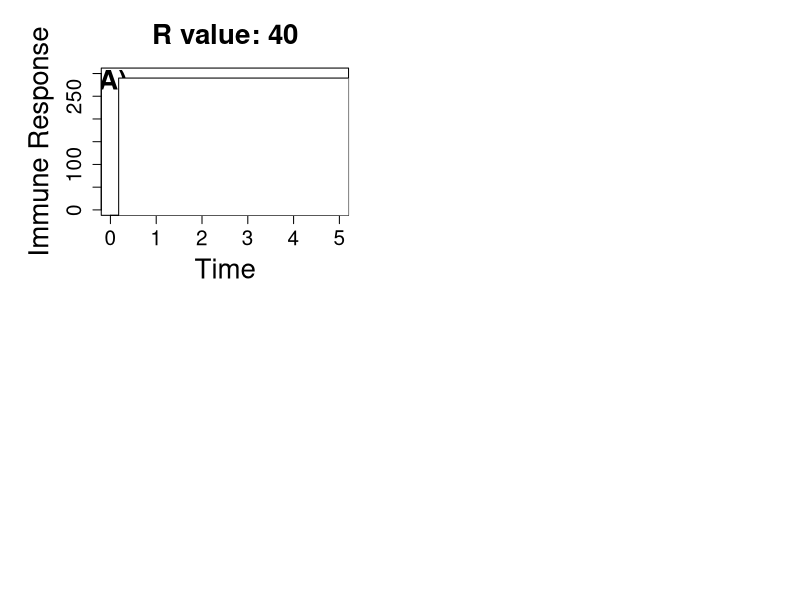

The R script that drew this image: (Note: this script raises an error after producing the figure.)
## ---- chunk 1
require(deSolve)
require(ggplot2)
## ---- chunk 2
transmission.model <- function(t, x, params) {
  P <- x[1]
  X <- x[2]
  
  with(
    as.list(params),
    {
      dP <- r*P - k*X*P
      dX <- a - d*X + y*k*X*P
    
      res <- c(dP, dX)
      list(res)
    }
  )
}

transmission.potential <- function(k, P) {
  return(ifelse(k*P < 0, 0, k*P))
}

cutter <- function(dose, time, params) {
  df= data.frame(lsoda(c(P=dose, X=0), time, transmission.model, params))
  if(any(df$P) <= 0){
    clearance = min(which(df$P <= 0))
    df[clearance:length(time)] = NA
  }
  return(df)
}
## ---- chunk 3
params40 <- c(r=40, k=3.5, y=10^-4, a=1, d=.5)
params70 <- c(r=70, k=3.5, y=10^-4, a=1, d=.5)
params100 <- c(r=100, k=3.5, y=10^-4, a=1, d=.5)
time <- seq(0,5, by=0.001)
lowid <- 1
medid <- 100
highid <- 10000
ids <- data.frame(low=lowid, med=medid, high=highid)
lowcolor <- "black"
medcolor <- "#a3a3a3"
highcolor <- "#d4d4d4"
cols <- data.frame(low=lowcolor, med=medcolor, high=highcolor)
k <- 10^-3
## ---- chunk 4
plot.immune.response.panel <- function(ids, params, cols, label, time) {
  datalow= cutter(ids$low, time, params)
  datamed= cutter(ids$med, time, params)
  datahigh= cutter(ids$high, time, params)
  
  plot(datalow$time, datalow$X, col=cols[1], type="l", ylim=c(0, 300),
       xlab="Time", ylab="Immune Response", main=paste("R value:", params[1]),
       cex.lab=2, cex.axis=1.5, cex.main=2)
  text(0.05, 280, labels=label, font=2, cex=2)
  
  lines(datamed$time, datamed$X, col=cols[2])
  lines(datahigh$time, datahigh$X, col=cols[3])
}

#Plotting immune response over time

png("./Figures/Immune response.png", width=1000, height=900)

par(mfrow=c(2, 2), mar=c(5.1, 6.1, 4.1, 3.1))

plot.immune.response.panel(ids, params40, cols, "A)", time)

legend(0.18, 290, 
       title="Relative Infectious Dose",
       legend=c("1", "100", "10000"), 
       col=c(smallcolor, medcolor, highcolor), 
       cex=2, text.font=2, lty=1)

plot.immune.response.panel(ids, params70, cols, "B)")

plot.immune.response.panel(ids, params100, cols, "C)")

dev.off()
## ---- chunk 5
peak.immuneresponse <- function(data) {
  peak = max(data$immune)
  return(peak)
}

symp.thresh <- function(data, thresh.type) {
  peak.immune <- peak.immuneresponse(data)
  
  if(thresh.type == 'h') {
    return (peak.immune)
  } else {
    return(peak.immune - 5)
  }
}

symptomatic.df <- function(data, thresh.type) {
  threshold = symp.thresh(data, thresh.type)
  symp= data[data$immune >= threshold,]
  
  return(symp)
}
## ---- chunk 6
plot.transmission.lines <- function(df, k, color) {
  lines(df$time, transmission.potential(k, df$P), col=color)
}
## ---- chunk 7
plot.simple.model.panel <- function(symp.thresh, k, datalow, datamed, datahigh, 
                                    cols, label) {
  lowcolor= cols$low
  medcolor= cols$med
  highcolor= cols$high
  
  plot(1, type="n", xlab='', ylab='', log='y', xlim=c(0, 0.4), ylim=c(1, 10^4), 
       cex.lab=2, cex.axis=1.5, cex.main=2)
  plot.transmission.lines(datalow, k, lowcolor)
  plot.transmission.lines(datamed, k, medcolor)
  plot.transmission.lines(datahigh, k, highcolor)
  abline(h=symp.thresh, lty=3, col="red")
  text(0.03, 3 * 10^3, labels=label, font=2, cex=2)
  mtext(text="Time", side=1, line=4, cex=2)
  mtext(text="Transmission Potential", side=2, line=4, cex=2)
}

datalow <- cutter(lowid, time, params40)
datamed <- data.frame(lsoda(c(P=medid, X=0), time, transmission.model, params40))
datahigh <- data.frame(lsoda(c(P=highid, X=0), time, transmission.model, params40))

#Case 1: Symptoms threshold is below transmission threshold

{
  png("./Figures/Simple Model.png", width=1000, height=700)
  par(mfrow=c(1, 2), mar=c(5.1, 6.1, 4.1, 3.1))
  symp.thresh1 <- 50
  
  { 
  
    plot.simple.model.panel(symp.thresh1, k, datalow, datamed, datahigh, cols, "A)")
    
    legend(0.1, 9 * 10^3, 
           title="Relative Infectious Dose",
           legend=c("1", "100", "10000", "Symptom threshold"), 
           lty= c(1, 1, 1, 3, 3), col=c(cols$low, cols$med, cols$high, "red"), lwd=3, 
           cex=1.5, text.font=2) 
  }
  


#Case 2: Symptoms threshold is above transmission threshold

  symp.thresh2 <- 1000
  
  plot.simple.model.panel(symp.thresh2, k, datalow, datamed, datahigh, cols, "B)")
  
  dev.off()
}

## ---- chunk 8
plot.immune.model.panel <- function(symp.thresh, r, label, cols, y, vary) {
  par(mar=c(5.1, 6.1, 4.1, 3.1))
  params=c(r=r, k=3.5, y=y, a=1, d=.5)
  
  datalow= data.frame(lsoda(c(P=lowid, X=0), time, transmission.model, params))
  datamed= data.frame(lsoda(c(P=medid, X=0), time, transmission.model, params))
  datahigh=- data.frame(lsoda(c(P=highid, X=0), time, transmission.model, params))
  
  dfs <- list(datalow, datamed, datahigh)
  
  plot(1, type="n", xlab='', ylab='', log='y', xlim=c(0, 0.5), ylim=c(1, 10^4), 
       cex.lab=2, cex.axis=1.5, cex.main=2)
  plot.immune.model.line(datalow, symp.thresh, cols$low)
  plot.immune.model.line(datamed, symp.thresh, cols$med)
  plot.immune.model.line(datahigh, symp.thresh, cols$high)
  
  if(vary=="gamma") {
    mtext(text=bquote("Transmission when "~ gamma ~ " = " ~ .(y)), font=2, side=3, line=1, cex=2)
    text(0.05, 6000, labels=label, font=2, cex=2)
  } else {
    text(0.25, 10^11, labels=label, font=2, cex=2)
    mtext(text=bquote("Transmission when r =" ~ .(r)), side=3, font=2, line=1, cex=2)
  }
}

plot.immune.model.line <- function(data, symp.thresh, col) {
  data=data[transmission.potential(k, data$P) > 0,]
  lines(data$time, transmission.potential(k, data$P), col=col)
  symptomatic <- data[data$X >= symp.thresh,]
  lines(symptomatic$time, transmission.potential(k,symptomatic$P), lwd=3)
}

symp.thresh <- 5

#r varies. gamma= 10^-4

r <- seq(10, 130, by=10)

png("./Figures/Immune-based symptoms varying r.png", width=1400, height=1000)

par(mfrow=c(3, 4), mar=c(5.1, 6.1, 4.1, 3.1))

for (i in seq(1, 12)) {
  
  plot.immune.model.panel(symp.thresh, round(r[i]), paste(LETTERS[i], ")"), cols, 10^-4, "r")

  if (i == 9) {
    mtext(text="Time", side=1, line=4, cex=2)
    mtext(text="Transmission Potential", side=2, line=4, cex=2)
    
    legend(0.21, 8800, 
           title="Relative Infectious Dose",
           legend=c("1", "100", "10000", "Symptoms"), 
           col=c(smallcolor, medcolor, highcolor, smallcolor), lwd=c(1, 1, 1, 3), 
           cex=1.5, text.font=2)
  }

}

dev.off()

#gamma varies. r=40.

symp.thresh <- 5

y <- seq(.5 * 10^-4, 1.5*10^-4, by=.1*10^-4)

png("./Figures/Immune-based symptoms varying y many.png", width=1600, height=1000)

par(mfrow=c(3, 4), mar=c(5.1, 6.1, 4.1, 3.1))

for (i in seq(1, 11)) {
  
  plot.immune.model.panel(symp.thresh, 40, paste(LETTERS[i], ")"), cols, y[i], "gamma")
  
  if (i == 9) {
    mtext(text="Time", side=1, line=4, cex=2)
    mtext(text="Transmission Potential", side=2, line=4, cex=2)
    
    legend(0.27, 10000, 
           title="Relative Infectious Dose",
           legend=c("1", "100", "10000", "Symptoms"), 
           col=c(smallcolor, medcolor, highcolor, smallcolor), lwd=c(1, 1, 1, 3), 
           cex=1.5, text.font=2)
  }
  
}

dev.off()

## ---- chunk 9
gamma_variable <- rep(c(0.5 * 10^-4, 10^-4, 1.5 * 10^-4), 3)
r_variable <- rep(c(10, 70, 130), 3)
dose <- c(rep(1, 3), rep(100, 3), rep(10000, 3))

varyingr <- data.frame(gamma= gamma_variable[2], r=r_variable, dose=dose)

varyingy <- data.frame(gamma=gamma_variable, r=r_variable[2], dose=dose)

get.params <- function(gamma, r) {
  return (c(y=gamma, r=r, a=1, d=.5, k=3.5))
}

desolve_function <- function(gamma, r, id) {
  time <- seq(0,2, by=0.001)
  parameter_value = get.params(gamma, r)
  df = cutter(id, time, parameter_value)
  tp = data.frame(time=time, transmission_potential=transmission.potential(10^-3, df$P), immune=df$X, gamma=gamma, r=r, dose=id)
  return(tp)
}

#varyingr is a list
varyingr <- do.call(rbind, mapply(desolve_function, varyingr$gamma, varyingr$r, varyingr$dose, SIMPLIFY = FALSE))

lowr <- varyingr[varyingr$r == r_variable[1],] 
params.lowr <- get.params(gamma_variable[2], r_variable[1])
symptomatic.lowr.lowthresh <- symptomatic.df(lowr, 'low')
symptomatic.lowr.highthresh <- symptomatic.df(lowr, 'high')

medr <- varyingr[varyingr$r == r_variable[2],] 
params.medr <- get.params(gamma_variable[2], r_variable[2])
symptomatic.medr.lowthresh <- symptomatic.df(medr, 'low')
symptomatic.medr.highthresh <- symptomatic.df(medr, 'high')

highr <- varyingr[varyingr$r == r_variable[3],] 
params.highr <- get.params(gamma_variable[2], r_variable[3])
symptomatic.highr.lowthresh <- symptomatic.df(highr, 'low')
symptomatic.highr.highthresh <- symptomatic.df(highr, 'high')

#varyingy is a list
varyingy <- mapply(desolve_function, varyingy$gamma, varyingy$r, id=varyingy$dose, SIMPLIFY = FALSE)

varyingy <- do.call(rbind, varyingy)

symptomaticvaryingy <- varyingy[varyingy$immune >= symp.thresh,]
symp.lowgamma <- symptomaticvaryingy[symptomaticvaryingy$gamma == gamma_variable[1],]
symp.medgamma <- symptomaticvaryingy[symptomaticvaryingy$gamma == gamma_variable[2],]
symp.highgamma <- symptomaticvaryingy[symptomaticvaryingy$gamma == gamma_variable[3],]

## ---- chunk 10
gamma <- "\u03B3"

colsr <- c("10"="red", "70"="purple", "130"="orange")

colsgamma <- c("5e-05"="black", "1e-04"="green", "0.00015"="blue")
  
idlabels <- c("Infectious Dose: 1",
              "Infectious Dose: 100",
              "Infectious Dose: 10000")
names(idlabels) <- c("1", "100", "10000")

plot.varyingr <- function(lowr.df, medr.df, highr.df, symp.lowr.df, symp.medr.df, symp.highr.df) {
  ggplot(NULL, aes(x=time, y=transmission_potential)) + 
  xlim(0, 1.8) +
  geom_line(data=lowr.df, aes(colour=toString(lowr.df$r[1]))) +
  geom_line(data=medr.df, aes(colour=toString(medr.df$r[1]))) +
  geom_line(data=highr.df, aes(colour=toString(highr.df$r[1]))) +
  facet_wrap(~ dose, ncol=1, labeller=labeller(dose=idlabels)) +
  
  #Bolded transmission potential lines where symptoms occur
  geom_line(data=symp.lowr.df, aes(colour=toString(lowr.df$r[1])), lwd=1.5) +
  geom_line(data=symp.medr.df, aes(colour=toString(medr.df$r[1])), lwd=1.5) +
  geom_line(data=symp.highr.df, aes(colour=toString(highr.df$r[1])),lwd=1.5) +
  
  xlab("Time") + ylab("Transmission Potential") + 
  scale_color_manual(name="Pathogen replication rate (r)", values = colsr) +
  theme(strip.background = element_rect(fill="lightblue"), 
        legend.position=c(.7, .15)) 
}

varyingr.plot.lowthresh <- plot.varyingr(lowr, medr, highr, 
                                         symptomatic.lowr.lowthresh, symptomatic.medr.lowthresh, symptomatic.highr.lowthresh)

varyingy.plot <- ggplot(NULL, aes(x=time, y=transmission_potential)) + 
  xlim(0, 0.25) +
  geom_line(data=varyingy[varyingy$gamma==gamma_variable[1],],
            aes(colour=toString(gamma_variable[1]))) +
  geom_line(data=varyingy[varyingy$gamma==gamma_variable[2],], 
            aes(colour=toString(gamma_variable[2]))) +
  geom_line(data=varyingy[varyingy$gamma==gamma_variable[3],], 
            aes(colour=toString(gamma_variable[3]))) +
  facet_wrap(~ dose, ncol=1, labeller=labeller(dose=idlabels)) +
  
  #Bolded transmission potential lines where symptoms occur
  geom_line(data=symp.lowgamma, 
            aes(colour= toString(gamma_variable[1])), lwd=1.1) +
  geom_line(data=symp.medgamma, 
            aes(colour= toString(gamma_variable[2])), lwd=1.1) +
  geom_line(data=symp.highgamma, 
            aes(colour= toString(gamma_variable[3])), lwd=1.1) +
  
  xlab("Time") +  ylab("") +
  theme(axis.ticks.y=element_blank(),
        axis.text.y=element_blank(),
        strip.background = element_rect(fill="lightblue"),
        legend.position=c(.7, .15)) +
  scale_color_manual(name=
                       paste("Immune response recruitment rate (", gamma, ")", 
                             sep=""),
                       values = colsgamma)

grid.arrange(varyingr.plot, varyingy.plot, ncol=2)

ggsave("./Figures/Varying r and y 6 panels.png")
